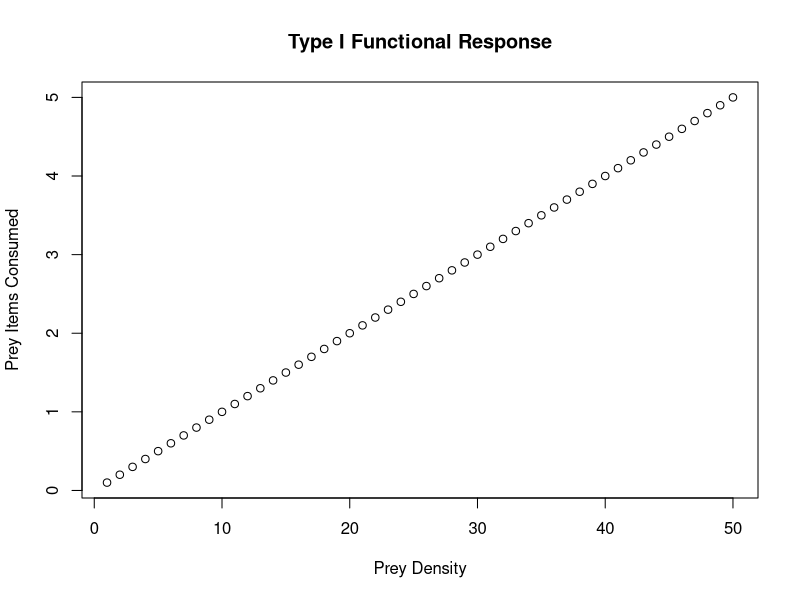
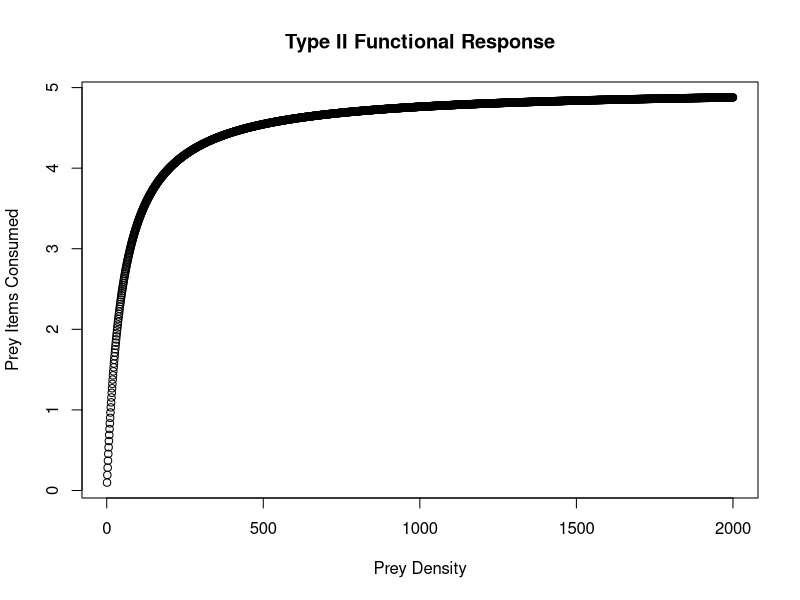
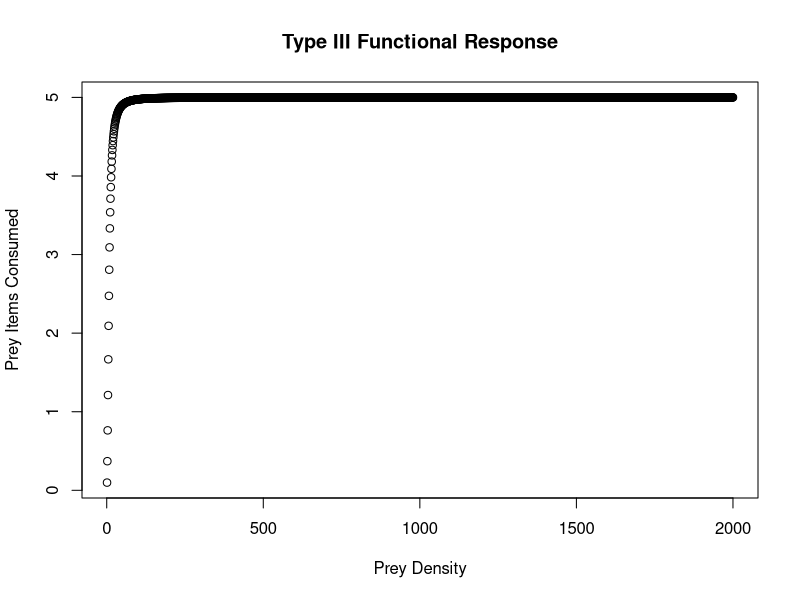

Generate these figures, in order, with R: (Note: this script raises an error after producing the figures.)
# For Bayesian Stats class final project, start by simulating types II and III fcnal responses

library(ggplot2)
library(dplyr)

# Modeling the basic fcnal response curves
a <- 0.1
h <- 0.2

TypeIModel <- function(R1){
  C1 <- a*R1
  return(C1)
}

TypeIIModel <- function(R2){
  C2 <- a*R2/(1 + a*h*R2)
  return(C2)
}

TypeIIIModel <- function(R3){
  C3 <- a*R3^2/(1 + a*h*R3^2)
  return(C3)
}

# Plotting the basic fcnal response curves in base
plot(TypeIModel(1:50),lty=2,xlab="Prey Density",ylab="Prey Items Consumed",main="Type I Functional Response")
plot(TypeIIModel(1:2000),lty=2,xlab="Prey Density",ylab="Prey Items Consumed",main="Type II Functional Response")
plot(TypeIIIModel(1:2000),lty=2,xlab="Prey Density",ylab="Prey Items Consumed",main="Type III Functional Response")

# Type I: Output as DF
thing <- c()
for(R1 in 1:50){
  C1 <- TypeIModel(R1)
  thing <- c(thing,C1)
}
thing=data.frame(thing)
c.vector <- c(1:50)
thing$new.col <- c.vector
colnames(thing) <- c("PreyItemsConsumed","PreyDensity")
dfI <- data.frame(thing)
dfI <- dfI[c("PreyDensity","PreyItemsConsumed")]

# Type II: Output as DF
result <- c()
for(R2 in 1:2000){
  C2 <- TypeIIModel(R2)
  result <- c(result,C2)
}
result=data.frame(result)
a.vector <- c(1:2000)
result$new.col <- a.vector
colnames(result) <- c("PreyItemsConsumed","PreyDensity")
dfII <- data.frame(result)
dfII <- dfII[c("PreyDensity","PreyItemsConsumed")]

# Type III: Output as DF
output <- c()
for(R3 in 1:2000){
  C3 <- TypeIIIModel(R3)
  output <- c(output,C3)
}
output=data.frame(output)
b.vector <- c(1:2000)
output$new.col <- b.vector
colnames(output) <- c("PreyItemsConsumed","PreyDensity")
dfIII <- data.frame(output)
dfIII <- dfIII[c("PreyDensity","PreyItemsConsumed")]

# Combining data frames but in a bird-brain way
result$new.col <- output$PreyItemsConsumed
colnames(result) <- c("PreyItemsConsumed_TII","PreyDensity","PreyItemsConsumed_TIII")
df_TII_TIII <- data.frame(result)
df_TII_TIII <- df_TII_TIII[c("PreyDensity","PreyItemsConsumed_TII","PreyItemsConsumed_TIII")]

df_All <- left_join(df_TII_TIII,thing,by=c("PreyDensity"="PreyDensity"))
colnames(df_All) <- c("PreyDensity","PreyItemsConsumed_TII","PreyItemsConsumed_TIII","PreyItemsConsumed_TI")
df_AllT <- df_AllT[c("PreyDensity","PreyItemsConsumed_TI","PreyItemsConsumed_TII","PreyItemsConsumed_TIII")]

# Plotting w/ ggplot
TI <- ggplot(dfI,aes(dfI$PreyDensity,dfI$PreyItemsConsumed))
TI <- TI + geom_line(colour="green")
TI <- TI + labs(title="Type I Functional Response",
     x="Prey Density",
     y="Prey Items Consumed")
TI

TII <- ggplot(dfII,aes(dfII$PreyDensity,dfII$PreyItemsConsumed))
TII <- TII + geom_line(colour="pink")
TII <- TII + labs(title="Type I Functional Response",
                x="Prey Density",
                y="Prey Items Consumed")
TII

TIII <- ggplot(dfIII,aes(dfIII$PreyDensity,dfIII$PreyItemsConsumed))
TIII <- TIII + geom_line(colour="blue")
TIII <- TIII + labs(title="Type I Functional Response",
                x="Prey Density",
                y="Prey Items Consumed")
TIII

# Combining plots into one ggplot plot
ggplot(df_AllT,aes(x=df_AllT$PreyDensity))+
  geom_line(aes(y=df_All$PreyItemsConsumed_TI,colour="green"))+ # Add Type I
  geom_line(aes(y=df_All$PreyItemsConsumed_TII,colour="pink"))+ # Add Type II
  geom_line(aes(y=df_All$PreyItemsConsumed_TIII,colour="blue"))+ # Add Type III
  labs(title="Type I, II, and II Functional Responses",
       x="Prey Density",
       y="Prey Items Consumed")+
  scale_color_manual(name="Legend",
                     labels=c("Type III",
                              "Type I",
                              "Type II"),
                     values=c("blue","green","pink"))
